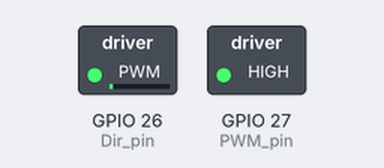
The sketch below on a simulated ESP32. Parts: switched loads named in the sketch (green lamp = pin HIGH).

Above: at 0.05 s.
At 2.25 s:
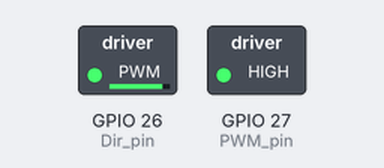
At 3.35 s:
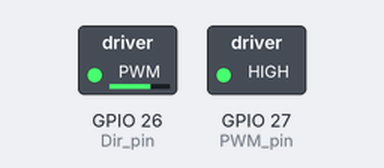
At 4.5 s:
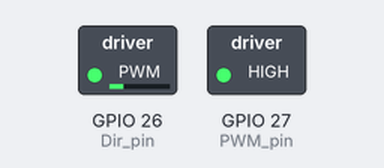
Timing chart, 0 to 6.6 s (numbered marks = the images above):
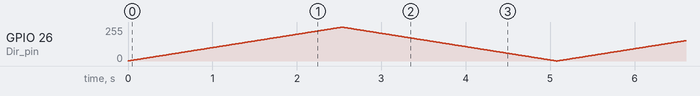

The sketch:

Motor_Driver_Test.ino
```cpp
#define Dir_pin 26
#define PWM_pin 27

int PWM_value = 0;

void setup() {

  pinMode(Dir_pin, OUTPUT);
  pinMode(PWM_pin, OUTPUT);
  digitalWrite(PWM_pin, HIGH);
}

void loop() {

  while(PWM_value < 254){
    PWM_value++;
    analogWrite(Dir_pin, PWM_value);
    delay(10);
  }

  while(PWM_value > 0){
   PWM_value--;
   analogWrite(Dir_pin, PWM_value);
    delay(10);
  }
}
```
